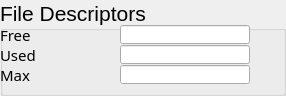
   <widget class="QGroupBox" name="groupBox_3">
    <property name="geometry">
     <rect>
      <x>350</x>
      <y>105</y>
      <width>286</width>
      <height>96</height>
     </rect>
    </property>
    <property name="font">
     <font>
      <pointsize>16</pointsize>
     </font>
    </property>
    <property name="title">
     <string>File Descriptors</string>
    </property>
    <widget class="caLed" name="caled_15">
     <property name="geometry">
      <rect>
       <x>255</x>
       <y>25</y>
       <width>21</width>
       <height>21</height>
      </rect>
     </property>
     <property name="ledWidth">
      <number>17</number>
     </property>
     <property name="ledHeight">
      <number>17</number>
     </property>
     <property name="channel" stdset="0">
      <string notr="true">$(IOC):FD_FREE</string>
     </property>
     <property name="colorMode">
      <enum>caLed::Alarm</enum>
     </property>
     <property name="falseColor">
      <color>
       <red>160</red>
       <green>160</green>
       <blue>160</blue>
      </color>
     </property>
     <property name="trueColor">
      <color>
       <red>0</red>
       <green>205</green>
       <blue>0</blue>
      </color>
     </property>
    </widget>
    <widget class="caLabel" name="calabel_7">
     <property name="geometry">
      <rect>
       <x>0</x>
       <y>65</y>
       <width>110</width>
       <height>19</height>
      </rect>
     </property>
     <property name="font">
      <font>
       <family>Sans Serif</family>
       <pointsize>11</pointsize>
      </font>
     </property>
     <property name="text">
      <string>Max</string>
     </property>
    </widget>
    <widget class="caLed" name="caled_14">
     <property name="geometry">
      <rect>
       <x>255</x>
       <y>45</y>
       <width>21</width>
       <height>21</height>
      </rect>
     </property>
     <property name="ledWidth">
      <number>17</number>
     </property>
     <property name="ledHeight">
      <number>17</number>
     </property>
     <property name="channel" stdset="0">
      <string notr="true">$(IOC):FD_CNT</string>
     </property>
     <property name="colorMode">
      <enum>caLed::Alarm</enum>
     </property>
     <property name="falseColor">
      <color>
       <red>160</red>
       <green>160</green>
       <blue>160</blue>
      </color>
     </property>
     <property name="trueColor">
      <color>
       <red>0</red>
       <green>205</green>
       <blue>0</blue>
      </color>
     </property>
    </widget>
    <widget class="caLabel" name="calabel_9">
     <property name="geometry">
      <rect>
       <x>0</x>
       <y>45</y>
       <width>110</width>
       <height>19</height>
      </rect>
     </property>
     <property name="font">
      <font>
       <family>Sans Serif</family>
       <pointsize>11</pointsize>
      </font>
     </property>
     <property name="text">
      <string>Used</string>
     </property>
    </widget>
    <widget class="caLed" name="caled_13">
     <property name="geometry">
      <rect>
       <x>255</x>
       <y>65</y>
       <width>21</width>
       <height>21</height>
      </rect>
     </property>
     <property name="ledWidth">
      <number>17</number>
     </property>
     <property name="ledHeight">
      <number>17</number>
     </property>
     <property name="channel" stdset="0">
      <string notr="true">$(IOC):FD_MAX</string>
     </property>
     <property name="colorMode">
      <enum>caLed::Alarm</enum>
     </property>
     <property name="falseColor">
      <color>
       <red>160</red>
       <green>160</green>
       <blue>160</blue>
      </color>
     </property>
     <property name="trueColor">
      <color>
       <red>0</red>
       <green>205</green>
       <blue>0</blue>
      </color>
     </property>
    </widget>
    <widget class="caLineEdit" name="calineedit_6">
     <property name="geometry">
      <rect>
       <x>120</x>
       <y>45</y>
       <width>130</width>
       <height>19</height>
      </rect>
     </property>
     <property name="font">
      <font>
       <family>Lucida Sans Typewriter</family>
       <pointsize>12</pointsize>
      </font>
     </property>
     <property name="alignment">
      <set>Qt::AlignRight|Qt::AlignTrailing|Qt::AlignVCenter</set>
     </property>
     <property name="channel" stdset="0">
      <string notr="true">$(IOC):FD_CNT</string>
     </property>
     <property name="background">
      <color>
       <red>255</red>
       <green>255</green>
       <blue>224</blue>
      </color>
     </property>
     <property name="colorMode">
      <enum>caLineEdit::Static</enum>
     </property>
     <property name="unitsEnabled">
      <bool>true</bool>
     </property>
    </widget>
    <widget class="caLabel" name="calabel_8">
     <property name="geometry">
      <rect>
       <x>0</x>
       <y>25</y>
       <width>110</width>
       <height>19</height>
      </rect>
     </property>
     <property name="font">
      <font>
       <family>Sans Serif</family>
       <pointsize>11</pointsize>
      </font>
     </property>
     <property name="text">
      <string>Free</string>
     </property>
    </widget>
    <widget class="caLineEdit" name="calineedit_7">
     <property name="geometry">
      <rect>
       <x>120</x>
       <y>25</y>
       <width>130</width>
       <height>19</height>
      </rect>
     </property>
     <property name="font">
      <font>
       <family>Lucida Sans Typewriter</family>
       <pointsize>12</pointsize>
      </font>
     </property>
     <property name="alignment">
      <set>Qt::AlignRight|Qt::AlignTrailing|Qt::AlignVCenter</set>
     </property>
     <property name="channel" stdset="0">
      <string notr="true">$(IOC):FD_FREE</string>
     </property>
     <property name="background">
      <color>
       <red>255</red>
       <green>255</green>
       <blue>224</blue>
      </color>
     </property>
     <property name="colorMode">
      <enum>caLineEdit::Static</enum>
     </property>
     <property name="unitsEnabled">
      <bool>true</bool>
     </property>
    </widget>
    <widget class="caLineEdit" name="calineedit_8">
     <property name="geometry">
      <rect>
       <x>120</x>
       <y>65</y>
       <width>130</width>
       <height>19</height>
      </rect>
     </property>
     <property name="font">
      <font>
       <family>Lucida Sans Typewriter</family>
       <pointsize>12</pointsize>
      </font>
     </property>
     <property name="text">
      <string/>
     </property>
     <property name="alignment">
      <set>Qt::AlignRight|Qt::AlignTrailing|Qt::AlignVCenter</set>
     </property>
     <property name="channel" stdset="0">
      <string notr="true">$(IOC):FD_MAX</string>
     </property>
     <property name="background">
      <color>
       <red>255</red>
       <green>255</green>
       <blue>224</blue>
      </color>
     </property>
     <property name="colorMode">
      <enum>caLineEdit::Static</enum>
     </property>
     <property name="unitsEnabled">
      <bool>true</bool>
     </property>
    </widget>
   </widget>
